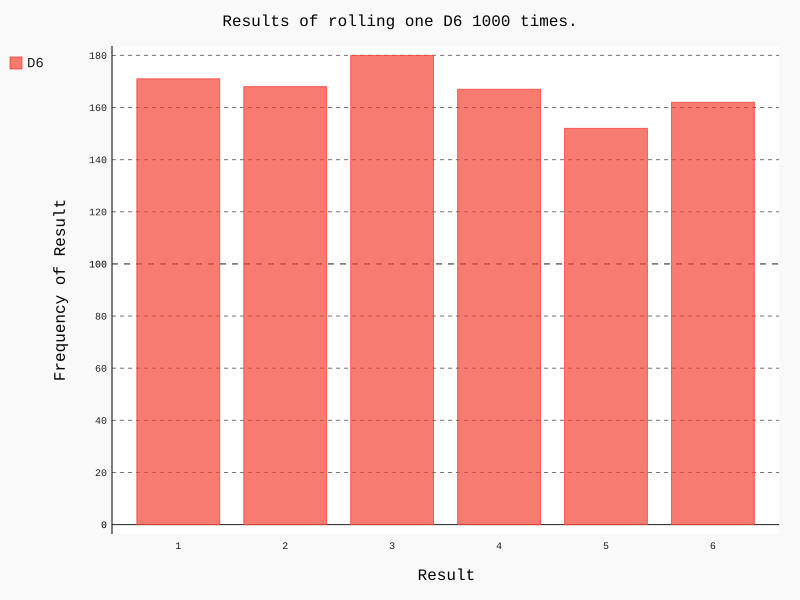

Generate this figure with Python:
from die import Die
import pygal

die = Die()

results = []
for roll_num in range(1000):
    result = die.roll()
    results.append(result)
# print(results)

frequencies = []
for value in range(1,die.num_sides+1):
    frequency = results.count(value)
    frequencies.append(frequency)

print(frequencies)

hist = pygal.Bar()

hist.title = 'Results of rolling one D6 1000 times.'
hist.x_labels = list(str(i) for i in range(1,7))
hist.x_title = 'Result'
hist.y_title = 'Frequency of Result'

hist.add('D6',frequencies)
hist.render_to_file('die_visual2.svg')
